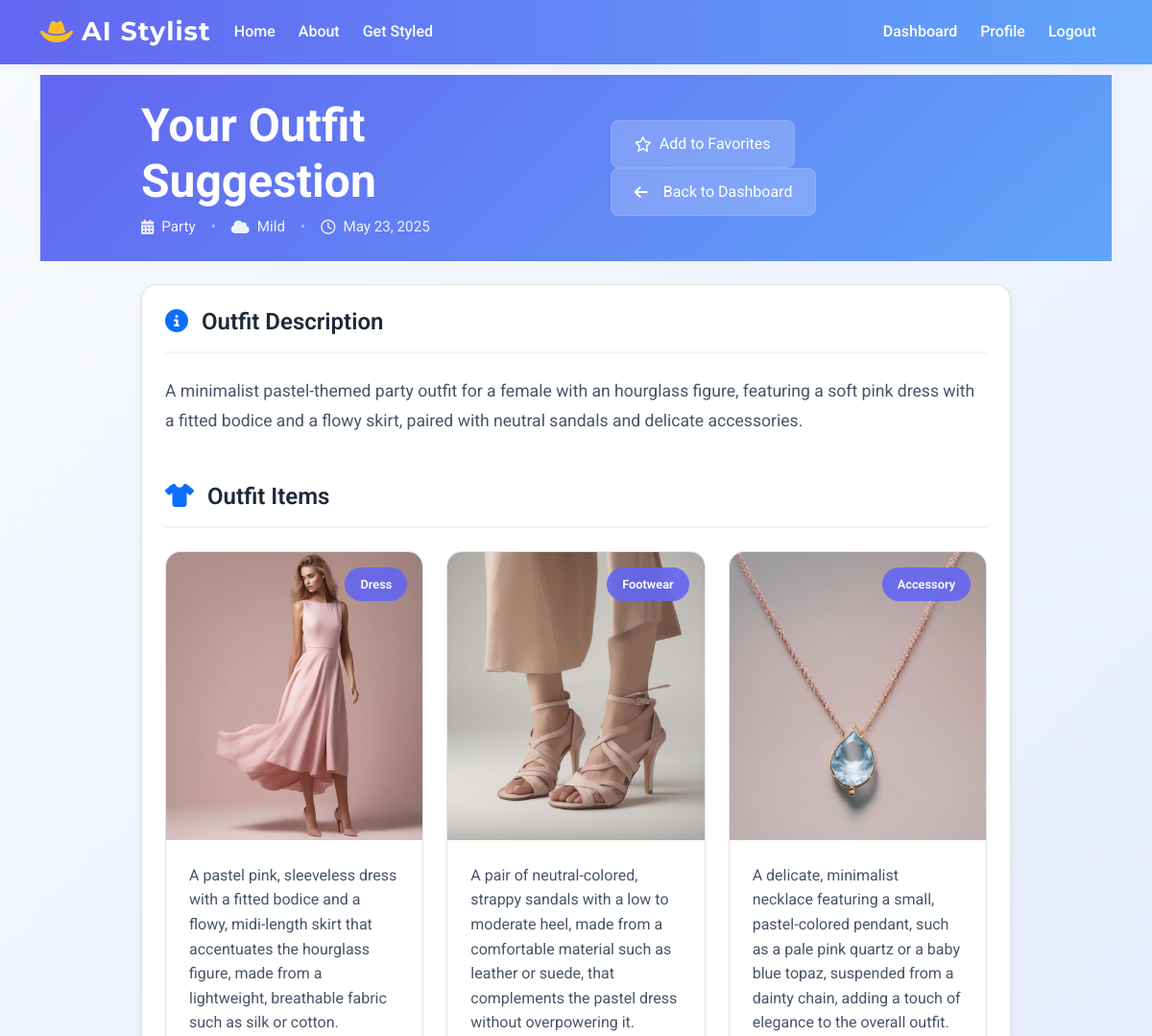
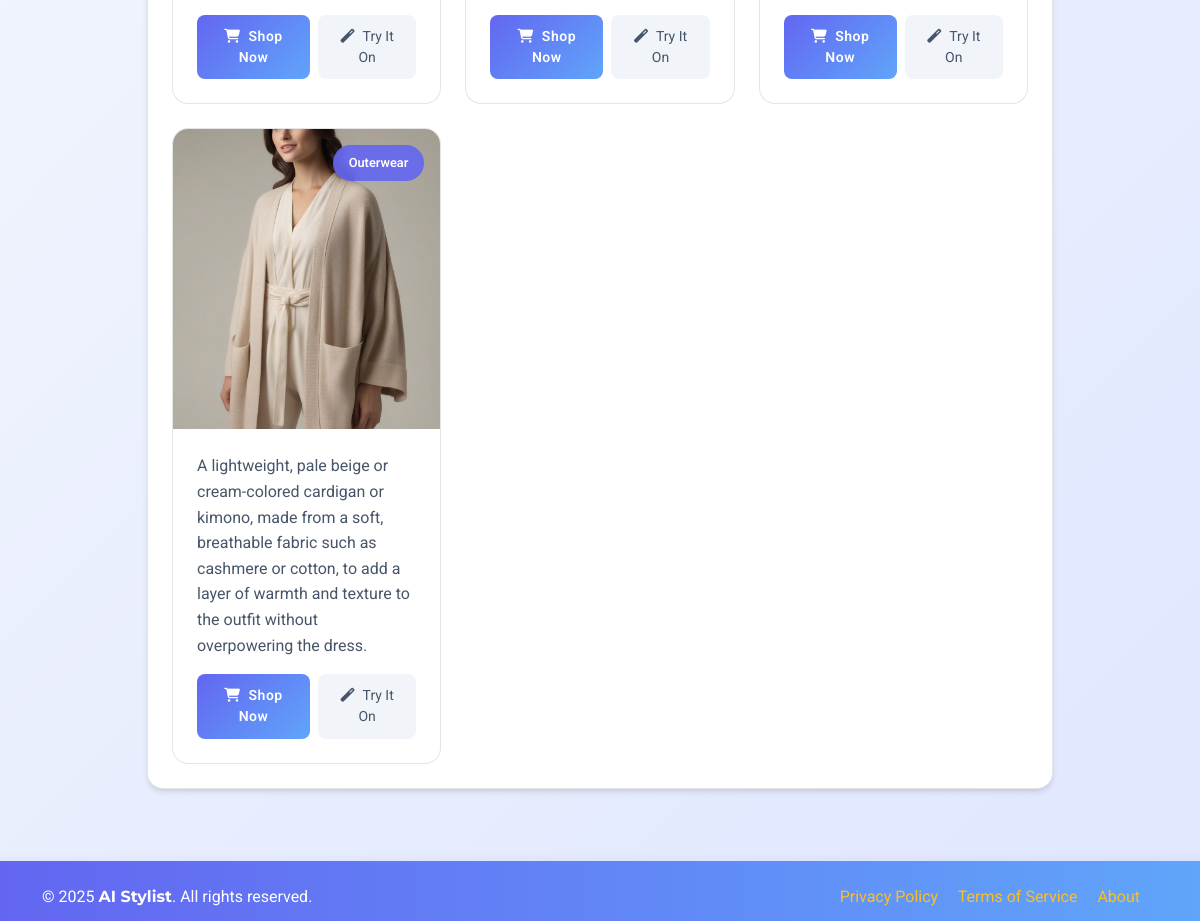
Page /outfit/28/ (signed in) on the committed database (2 pictures, top to bottom).
### stylist/models.py (models this page shows, shortened)
class OutfitSuggestion(models.Model):
    EVENT_TYPE_CHOICES = [
        ('casual', 'Casual'),
        ('formal', 'Formal'),
        ('business', 'Business'),
        ('party', 'Party'),
        ('date', 'Date'),
        ('outdoor', 'Outdoor'),
    ]
    CLIMATE_CHOICES = [
        ('hot', 'Hot'),
        ('warm', 'Warm'),
        ('mild', 'Mild'),
        ('cool', 'Cool'),
        ('cold', 'Cold'),
        ('rainy', 'Rainy'),
    ]
    GENDER_CHOICES = [
        ('male', 'Male'),
        ('female', 'Female'),
        ('non_binary', 'Non-Binary'),
        ('other', 'Other')
    ]
    user = models.ForeignKey(User, on_delete=models.CASCADE, related_name='outfit_suggestions')
    gender = models.CharField(max_length=20, choices=GENDER_CHOICES, null=True, blank=True)
    event_type = models.CharField(max_length=20, choices=EVENT_TYPE_CHOICES)
    climate = models.CharField(max_length=20, choices=CLIMATE_CHOICES)
    created_at = models.DateTimeField(auto_now_add=True)
    description = models.TextField()
    is_favorite = models.BooleanField(default=False)

class OutfitItem(models.Model):
    ITEM_TYPE_CHOICES = [
        ('top', 'Top'),
        ('bottom', 'Bottom'),
        ('dress', 'Dress'),
        ('outerwear', 'Outerwear'),
        ('footwear', 'Footwear'),
        ('accessory', 'Accessory'),
    ]
    outfit = models.ForeignKey(OutfitSuggestion, on_delete=models.CASCADE, related_name='items')
    item_type = models.CharField(max_length=20, choices=ITEM_TYPE_CHOICES)
    description = models.CharField(max_length=255)
    image = models.ImageField(upload_to='outfit_items/', blank=True, null=True)
    shopping_link = models.URLField(blank=True, null=True)

### stylist/views.py (the view)
# urls.py: path('outfit/<int:outfit_id>/', views.view_outfit, name='view_outfit'),
@login_required
def view_outfit(request, outfit_id):
    try:
        outfit = OutfitSuggestion.objects.get(id=outfit_id, user=request.user)
        items = outfit.items.all()
        return render(request, 'stylist/view_outfit.html', {'outfit': outfit, 'items': items})
    except OutfitSuggestion.DoesNotExist:
        messages.error(request, 'Outfit not found!')
        return redirect('dashboard')

### templates/stylist/view_outfit.html (shortened to what this page needs)
{% extends 'stylist/base.html' %}
{% load static %}
{% block content %}
<section class="outfit-hero py-4 mb-4">
    <div class="container">
        <div class="row">
            <div class="col-lg-10 mx-auto">
                <div class="d-flex justify-content-between align-items-center">
                    <div>
                        <h1 class="display-5 fw-bold text-white mb-2">Your Outfit Suggestion</h1>
                        <div class="outfit-meta">
                            <span class="meta-item">
                                <i class="fas fa-calendar-alt"></i>
                                {{ outfit.get_event_type_display }}
                            </span>
                            <span class="meta-divider">•</span>
                            <span class="meta-item">
                                <i class="fas {% if 'Warm' in outfit.get_climate_display %}fa-sun{% elif 'Cold' in outfit.get_climate_display %}fa-snowflake{% else %}fa-cloud{% endif %}"></i>
                                {{ outfit.get_climate_display }}
                            </span>
                            <span class="meta-divider">•</span>
                            <span class="meta-item">
                                <i class="far fa-clock"></i>
                                {{ outfit.created_at|date:"M d, Y" }}
                            </span>
                        </div>
                    </div>
                    <div class="action-buttons">
                        <a href="{% url 'toggle_favorite' outfit.id %}" class="btn btn-glass me-2">
                            {% if outfit.is_favorite %}
                            <i class="fas fa-star text-warning"></i>
                            <span>Favorited</span>
                            {% else %}
                            <i class="far fa-star"></i>
                            <span>Add to Favorites</span>
                            {% endif %}
                        </a>
                        <a href="{% url 'dashboard' %}" class="btn btn-glass">
                            <i class="fas fa-arrow-left me-2"></i>
                            Back to Dashboard
                        </a>
                    </div>
                </div>
            </div>
        </div>
    </div>
</section>
<div class="container mb-5">
    <div class="row">
        <div class="col-lg-10 mx-auto">
            <div class="outfit-card">
                <div class="card-body p-4">
                    <div class="description-section mb-5">
                        <h3 class="section-title">
                            <i class="fas fa-info-circle text-primary me-2"></i>
                            Outfit Description
                        </h3>
                        <p class="description-text">{{ outfit.description }}</p>
                    </div>
                    <div class="items-section">
                        <h3 class="section-title mb-4">
                            <i class="fas fa-tshirt text-primary me-2"></i>
                            Outfit Items
                        </h3>
                        <div class="row g-4">
                            {% for item in items %}
                            <div class="col-md-4">
                                <div class="item-card">
                                    {% if item.image %}
                                    <div class="item-image">
                                        <img src="{{ MEDIA_URL }}{{ item.image }}" alt="{{ item.description }}">
                                        <div class="item-type-badge">
                                            {{ item.get_item_type_display }}
                                        </div>
                                    </div>
                                    {% endif %}
                                    <div class="item-details">
                                        <p class="item-description">{{ item.description }}</p>
                                        <div class="item-actions">
                                            {% if item.shopping_link %}
                                            <a href="{{ item.shopping_link }}" target="_blank" class="btn btn-primary btn-sm">
                                                <i class="fas fa-shopping-cart me-2"></i>Shop Now
                                            </a>
                                            {% endif %}
                                            {% if item.image %}
                                            <a href="{% url 'virtual_tryon' item.id %}" class="btn btn-secondary btn-sm">
                                                <i class="fas fa-magic me-2"></i>Try It On
                                            </a>
                                            {% endif %}
                                        </div>
                                    </div>
                                </div>
                            </div>
                            {% endfor %}
                        </div>
                    </div>
                </div>
            </div>
        </div>
    </div>
</div>
{% endblock %}

### templates/stylist/base.html (style rules this page uses)
body { font-family: 'Roboto', Arial, sans-serif; padding-top: 70px; min-height: 100vh; display: flex; flex-direction: column; background: linear-gradient(135deg, #f8fafc 0%, #e0e7ff 100%); }
.outfit-card { transition: transform 0.3s, box-shadow 0.3s; border-radius: 1rem; box-shadow: 0 2px 12px rgba(99,102,241,0.07); }
.btn-primary, .btn-outline-primary { background: linear-gradient(90deg, #6366f1 0%, #60a5fa 100%); border: none; font-weight: 600; letter-spacing: 0.5px; transition: box-shadow 0.2s, background 0.2s; }

### templates/stylist/view_outfit.html (style rules this page uses)
.outfit-hero { background: linear-gradient(135deg, #6366f1 0%, #60a5fa 100%); margin-top: -1rem; }
.outfit-meta { display: flex; align-items: center; gap: 1rem; color: rgba(255, 255, 255, 0.9); font-size: 0.95rem; }
.meta-item { display: flex; align-items: center; gap: 0.5rem; }
.meta-divider { color: rgba(255, 255, 255, 0.5); }
.btn-glass { background: rgba(255, 255, 255, 0.2); backdrop-filter: blur(10px); border: 1px solid rgba(255, 255, 255, 0.1); color: white; padding: 0.75rem 1.5rem; border-radius: 0.5rem; display: inline-flex; align-items: center; gap: 0.5rem; transition: all 0.3s ease; }
.outfit-card { background: #fff; border-radius: 1rem; border: 1px solid rgba(0,0,0,0.1); box-shadow: 0 4px 6px -1px rgba(0,0,0,0.1), 0 2px 4px -1px rgba(0,0,0,0.06); }
.section-title { font-size: 1.5rem; font-weight: 600; color: #1f2937; margin-bottom: 1.5rem; padding-bottom: 1rem; border-bottom: 2px solid #f1f5f9; }
.description-text { color: #475569; line-height: 1.8; font-size: 1.1rem; }
.item-card { background: #fff; border-radius: 1rem; border: 1px solid rgba(0,0,0,0.1); overflow: hidden; transition: all 0.3s ease; }
.item-image { position: relative; height: 300px; overflow: hidden; }
.item-image img { width: 100%; height: 100%; object-fit: cover; transition: transform 0.3s ease; }
.item-type-badge { position: absolute; top: 1rem; right: 1rem; background: rgba(99, 102, 241, 0.9); color: white; padding: 0.5rem 1rem; border-radius: 2rem; font-size: 0.8rem; font-weight: 600; backdrop-filter: blur(4px); }
.item-details { padding: 1.5rem; }
.item-description { color: #475569; margin-bottom: 1rem; line-height: 1.6; }
.item-actions { display: flex; gap: 0.5rem; }
.btn-primary { background: linear-gradient(135deg, #6366f1 0%, #60a5fa 100%); border: none; padding: 0.7rem 1.2rem; border-radius: 0.5rem; transition: all 0.3s ease; }
.btn-secondary { background: #f1f5f9; color: #475569; border: none; padding: 0.7rem 1.2rem;; border-radius: 0.5rem; transition: all 0.3s ease; }

### rows in the picture
OutfitSuggestion: event_type "Party", climate "Mild", created_at "May 23, 2025", description "A minimalist pastel-themed party outfit for a female with an hourglass figure, featuring a soft pink dress with a fitted bodice and a flowy skirt, paired with neutral sandals and delicate accessories."
OutfitItem: image (picture), item_type "Dress", description "A pastel pink, sleeveless dress with a fitted bodice and a flowy, midi-length skirt that accentuates the hourglass figure, made from a lightweight, breathable fabric such as silk or cotton.", shows "Try It On"
OutfitItem: image (picture), item_type "Footwear", description "A pair of neutral-colored, strappy sandals with a low to moderate heel, made from a comfortable material such as leather or suede, that complements the pastel dress without overpowering it.", shows "Try It On"
OutfitItem: image (picture), item_type "Accessory", description "A delicate, minimalist necklace featuring a small, pastel-colored pendant, such as a pale pink quartz or a baby blue topaz, suspended from a dainty chain, adding a touch of elegance to the overall outfit.", shows "Try It On"
OutfitItem: image (picture), item_type "Outerwear", description "A lightweight, pale beige or cream-colored cardigan or kimono, made from a soft, breathable fabric such as cashmere or cotton, to add a layer of warmth and texture to the outfit without overpowering the dress.", shows "Try It On"
